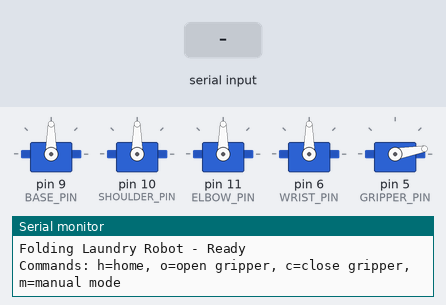
A sketch run on a simulated Arduino Uno, built with avr-gcc and run on an emulated ATmega328P. Shown: 5 × servo, the last lines printed to the serial monitor. The inputs (shaded band) are chosen by the test bench.

Above: at 1.2 s.
1.3 s: "c90\n" received over Serial
At 3.7 s:
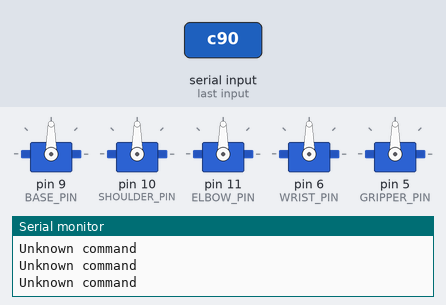
4.0 s: "h90\n" received over Serial
At 4.46 s:
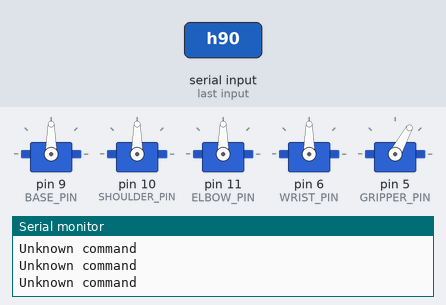
6.7 s: "c,45\n" received over Serial
At 7.16 s:
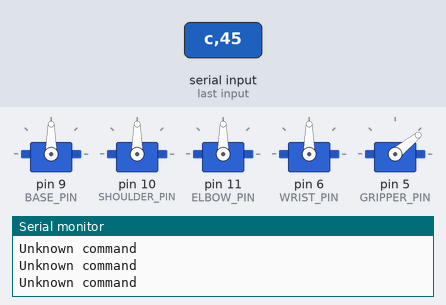
9.4 s: "h,45\n" received over Serial
At 11.6 s:
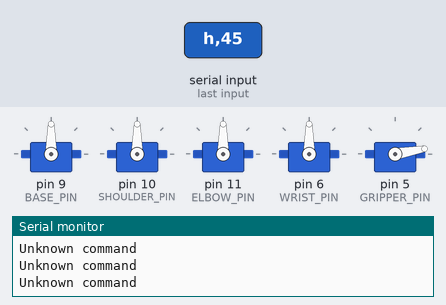
Timing chart, 0 to 13.1 s (numbered marks = the images above; inputs shaded):
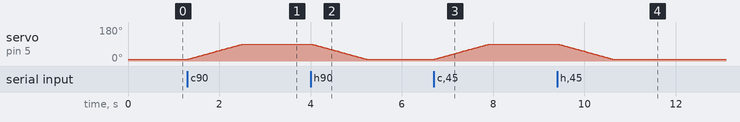

Measured:
- after the input at 1.3 s, servo on pin 5 (GRIPPER_PIN): moves from 10° to 90° over 1.2 s, starting at once
- after the input at 4.0 s, servo on pin 5 (GRIPPER_PIN): moves from 90° to 10° over 1.2 s, starting at once
- after the input at 6.7 s, servo on pin 5 (GRIPPER_PIN): moves from 10° to 90° over 1.2 s, starting at once
- after the input at 9.4 s, servo on pin 5 (GRIPPER_PIN): moves from 90° to 10° over 1.2 s, starting at once

The sketch:

early_prototype.ino
```cpp
/*
 * Folding Laundry Robot - Early Prototype
 * Arduino control code for robotic arm servo motors
 */

#include <Servo.h>

// Servo motor definitions
Servo baseServo;      // Base rotation
Servo shoulderServo;  // Shoulder joint
Servo elbowServo;     // Elbow joint
Servo wristServo;     // Wrist rotation
Servo gripperServo;   // Gripper control

// Pin assignments
const int BASE_PIN = 9;
const int SHOULDER_PIN = 10;
const int ELBOW_PIN = 11;
const int WRIST_PIN = 6;
const int GRIPPER_PIN = 5;

// Safety limits (degrees)
const int BASE_MIN = 0;
const int BASE_MAX = 180;
const int SHOULDER_MIN = 15;
const int SHOULDER_MAX = 165;
const int ELBOW_MIN = 0;
const int ELBOW_MAX = 180;
const int WRIST_MIN = 0;
const int WRIST_MAX = 180;
const int GRIPPER_MIN = 10;  // Open
const int GRIPPER_MAX = 90;  // Closed

// Current positions
int currentBase = 90;
int currentShoulder = 90;
int currentElbow = 90;
int currentWrist = 90;
int currentGripper = 10;

void setup() {
  Serial.begin(9600);

  // Attach servos to pins
  baseServo.attach(BASE_PIN);
  shoulderServo.attach(SHOULDER_PIN);
  elbowServo.attach(ELBOW_PIN);
  wristServo.attach(WRIST_PIN);
  gripperServo.attach(GRIPPER_PIN);

  // Move to home position
  moveToHome();

  Serial.println("Folding Laundry Robot - Ready");
  Serial.println("Commands: h=home, o=open gripper, c=close gripper, m=manual mode");
}

void loop() {
  if (Serial.available() > 0) {
    char command = Serial.read();

    switch(command) {
      case 'h':
        moveToHome();
        Serial.println("Moved to home position");
        break;

      case 'o':
        openGripper();
        Serial.println("Gripper opened");
        break;

      case 'c':
        closeGripper();
        Serial.println("Gripper closed");
        break;

      case 'm':
        manualMode();
        break;

      default:
        Serial.println("Unknown command");
        break;
    }
  }
}

void moveToHome() {
  moveServo(baseServo, currentBase, 90, BASE_MIN, BASE_MAX);
  currentBase = 90;

  moveServo(shoulderServo, currentShoulder, 90, SHOULDER_MIN, SHOULDER_MAX);
  currentShoulder = 90;

  moveServo(elbowServo, currentElbow, 90, ELBOW_MIN, ELBOW_MAX);
  currentElbow = 90;

  moveServo(wristServo, currentWrist, 90, WRIST_MIN, WRIST_MAX);
  currentWrist = 90;

  openGripper();
}

void openGripper() {
  moveServo(gripperServo, currentGripper, GRIPPER_MIN, GRIPPER_MIN, GRIPPER_MAX);
  currentGripper = GRIPPER_MIN;
}

void closeGripper() {
  moveServo(gripperServo, currentGripper, GRIPPER_MAX, GRIPPER_MIN, GRIPPER_MAX);
  currentGripper = GRIPPER_MAX;
}

void moveServo(Servo &servo, int currentPos, int targetPos, int minLimit, int maxLimit) {
  // Check safety limits
  if (targetPos < minLimit || targetPos > maxLimit) {
    Serial.print("ERROR: Target position out of range: ");
    Serial.println(targetPos);
    return;
  }

  // Smooth movement
  int step = (currentPos < targetPos) ? 1 : -1;

  for (int pos = currentPos; pos != targetPos; pos += step) {
    servo.write(pos);
    delay(15);  // Smooth motion delay
  }

  servo.write(targetPos);
}

void manualMode() {
  Serial.println("Manual mode - Enter servo angles (b,s,e,w,g followed by angle)");
  Serial.println("Example: 'b90' sets base to 90 degrees. 'x' to exit.");

  while (true) {
    if (Serial.available() > 0) {
      char servoId = Serial.read();

      if (servoId == 'x') {
        Serial.println("Exiting manual mode");
        break;
      }

      int angle = Serial.parseInt();

      switch(servoId) {
        case 'b':
          if (angle >= BASE_MIN && angle <= BASE_MAX) {
            moveServo(baseServo, currentBase, angle, BASE_MIN, BASE_MAX);
            currentBase = angle;
            Serial.print("Base: ");
            Serial.println(angle);
          }
          break;

        case 's':
          if (angle >= SHOULDER_MIN && angle <= SHOULDER_MAX) {
            moveServo(shoulderServo, currentShoulder, angle, SHOULDER_MIN, SHOULDER_MAX);
            currentShoulder = angle;
            Serial.print("Shoulder: ");
            Serial.println(angle);
          }
          break;

        case 'e':
          if (angle >= ELBOW_MIN && angle <= ELBOW_MAX) {
            moveServo(elbowServo, currentElbow, angle, ELBOW_MIN, ELBOW_MAX);
            currentElbow = angle;
            Serial.print("Elbow: ");
            Serial.println(angle);
          }
          break;

        case 'w':
          if (angle >= WRIST_MIN && angle <= WRIST_MAX) {
            moveServo(wristServo, currentWrist, angle, WRIST_MIN, WRIST_MAX);
            currentWrist = angle;
            Serial.print("Wrist: ");
            Serial.println(angle);
          }
          break;

        case 'g':
          if (angle >= GRIPPER_MIN && angle <= GRIPPER_MAX) {
            moveServo(gripperServo, currentGripper, angle, GRIPPER_MIN, GRIPPER_MAX);
            currentGripper = angle;
            Serial.print("Gripper: ");
            Serial.println(angle);
          }
          break;
      }
    }
  }
}
```
